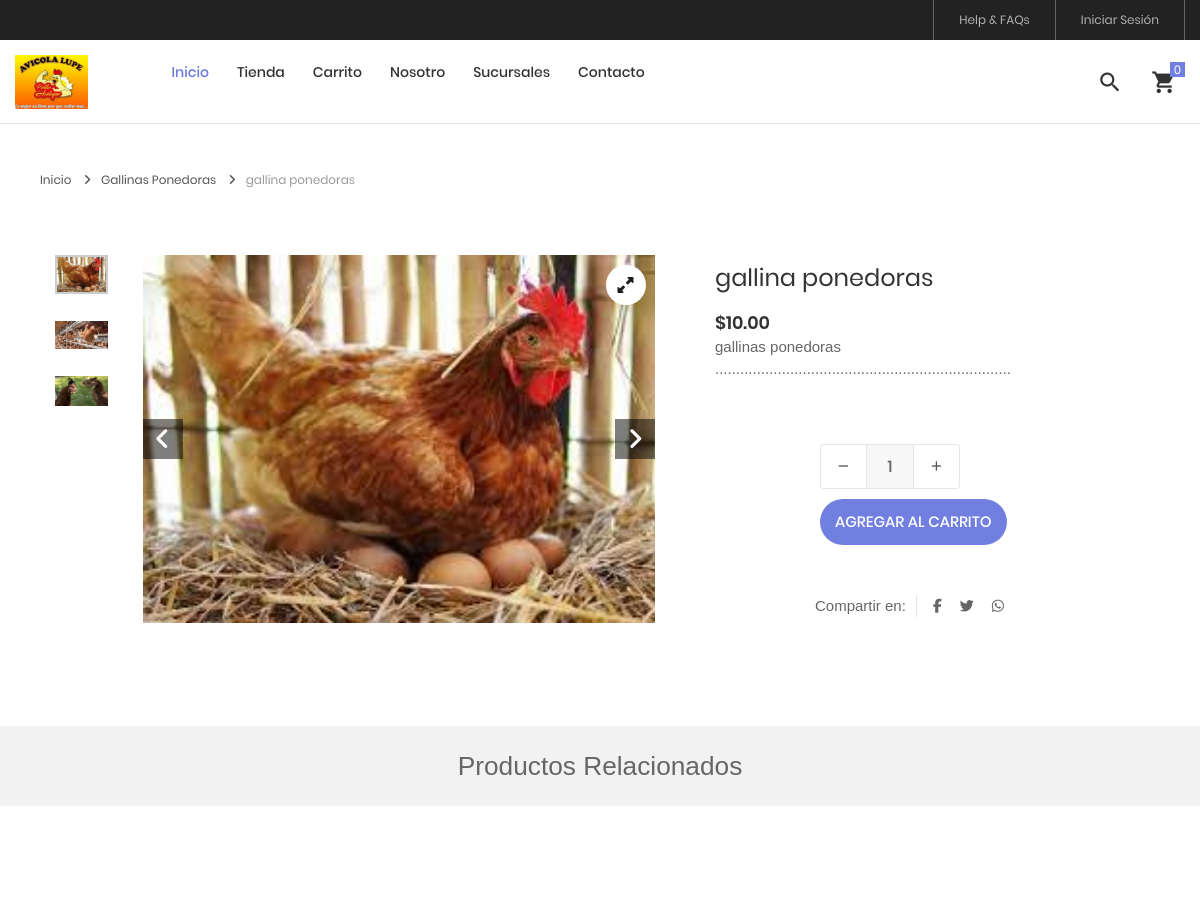
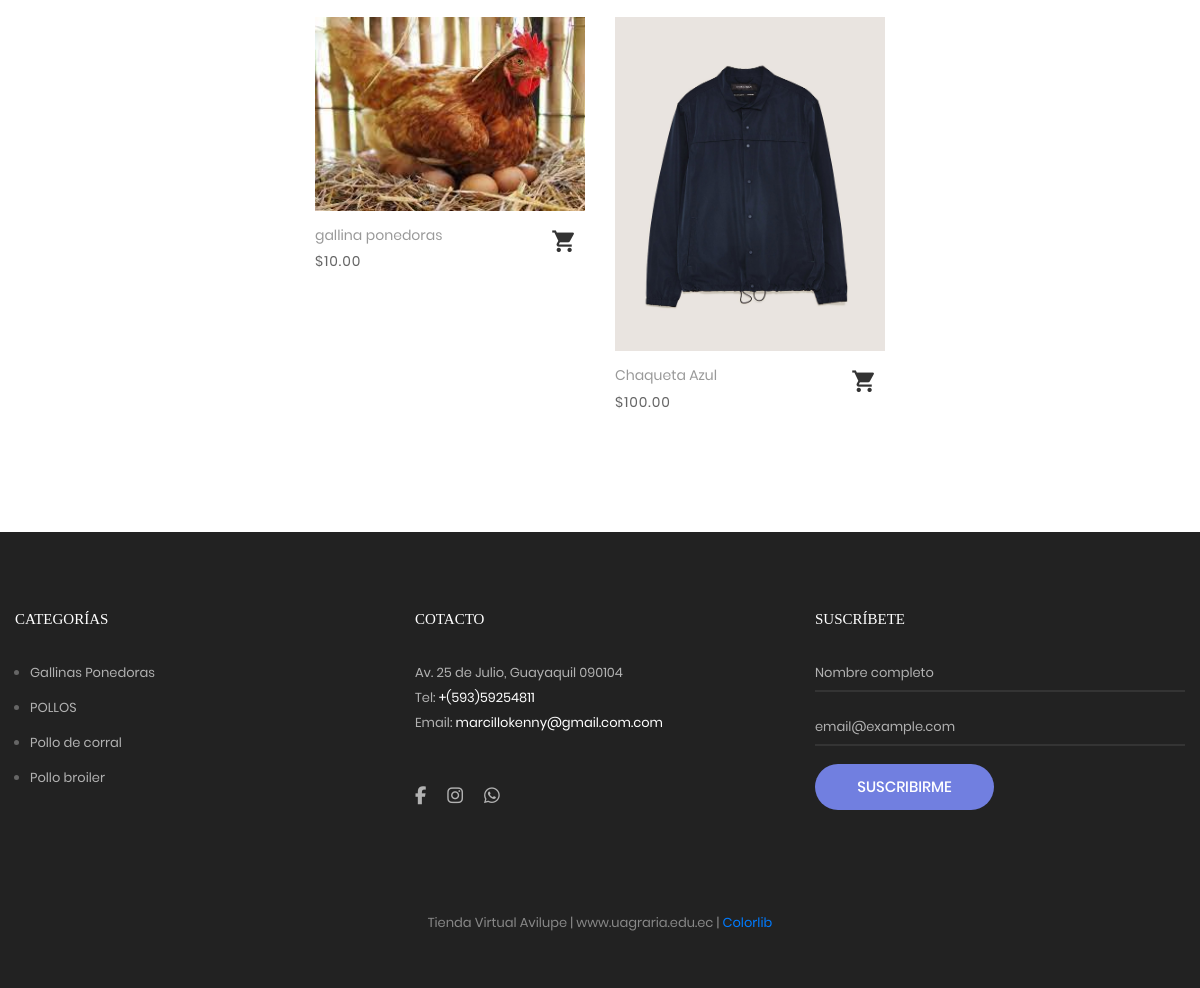
The app's page /tienda/producto/7/gallina-ponedoras with its own data (2 pictures, top to bottom).
### tables this page shows
CREATE TABLE `producto` (
  `idproducto` bigint(20) NOT NULL,
  `categoriaid` bigint(20) NOT NULL,
  `codigo` varchar(30) NOT NULL,
  `nombre` varchar(255) NOT NULL,
  `descripcion` text NOT NULL,
  `precio` decimal(11,2) NOT NULL,
  `stock` int(11) NOT NULL,
  `imagen` varchar(100) DEFAULT NULL,
  `datecreated` datetime NOT NULL DEFAULT current_timestamp(),
  `ruta` varchar(255) NOT NULL,
  `status` int(11) NOT NULL DEFAULT 1
);

CREATE TABLE `categoria` (
  `idcategoria` bigint(20) NOT NULL,
  `nombre` varchar(255) NOT NULL,
  `descripcion` text NOT NULL,
  `portada` varchar(100) NOT NULL,
  `datecreated` datetime NOT NULL DEFAULT current_timestamp(),
  `ruta` varchar(255) NOT NULL,
  `status` int(11) NOT NULL DEFAULT 1
);

### Libraries/Core/Views.php (called while the page is built)
<?php
	class Views
	{
		function getView($controller,$view,$data="")
		{
			$controller = get_class($controller);
			if($controller == "Home"){
				$view = "Views/".$view.".php";
			}else{
				$view = "Views/".$controller."/".$view.".php";
			}
			require_once ($view);
		}
	}
 ?>

### index.php (called while the page is built, shortened)
<?php
	require_once("Helpers/Helpers.php");
	require_once("Libraries/Core/Load.php");
 ?>

### Helpers/Helpers.php (called while the page is built, shortened)
<?php
	function base_url()
	{
		return BASE_URL;
	}
    function footerTienda($data="")
    {
        $view_footer = "Views/Template/footer_tienda.php";
        require_once ($view_footer);
    }
    function formatMoney($cantidad){
        $cantidad = number_format($cantidad,2,SPD,SPM);
        return $cantidad;
    }
    function getCatFooter(){
        require_once ("Models/CategoriasModel.php");
        $objCategoria = new CategoriasModel();
        $request = $objCategoria->getCategoriasFooter();
        return $request;
    }
    function getInfoPage(int $idpagina){
        require_once("Libraries/Core/Mysql.php");
        $con = new Mysql();
        $sql = "SELECT * FROM post WHERE idpost = $idpagina";
        $request = $con->select($sql);
        return $request;
    }
 ?>

### Libraries/Core/Mysql.php (called while the page is built, shortened)
<?php
	class Mysql extends Conexion
	{
		private $conexion;
		function __construct()
		{
			$this->conexion = new Conexion();
			$this->conexion = $this->conexion->conect();
		}
		public function select(string $query)
		{
			$this->strquery = $query;
        	$result = $this->conexion->prepare($this->strquery);
			$result->execute();
        	$data = $result->fetch(PDO::FETCH_ASSOC);
        	return $data;
		}
		public function select_all(string $query)
		{
			$this->strquery = $query;
        	$result = $this->conexion->prepare($this->strquery);
			$result->execute();
        	$data = $result->fetchall(PDO::FETCH_ASSOC);
        	return $data;
		}
	}
 ?>

### Libraries/Core/Conexion.php (called while the page is built)
<?php
class Conexion{
	private $conect;
	public function __construct(){
		$connectionString = "mysql:host=".DB_HOST.";dbname=".DB_NAME.";charset=".DB_CHARSET;
		try{
			$this->conect = new PDO($connectionString, DB_USER, DB_PASSWORD);
			$this->conect->setAttribute(PDO::ATTR_ERRMODE, PDO::ERRMODE_EXCEPTION);
		}catch(PDOException $e){
			$this->conect = 'Error de conexión';
		    echo "ERROR: " . $e->getMessage();
		}
	}
	public function conect(){
		return $this->conect;
	}
}
?>

### Models/TProducto.php (called while the page is built, shortened)
<?php
require_once("Libraries/Core/Mysql.php");
trait TProducto{
	public function getProductoT(int $idproducto, string $ruta){
		$this->con = new Mysql();
		$this->intIdProducto = $idproducto;
		$this->strRuta = $ruta;
		$sql = "SELECT p.idproducto,
						p.codigo,
						p.nombre,
						p.descripcion,
						p.categoriaid,
						c.nombre as categoria,
						c.ruta as ruta_categoria,
						p.precio,
						p.ruta,
						p.stock
				FROM producto p
				INNER JOIN categoria c
				ON p.categoriaid = c.idcategoria
				WHERE p.status != 0 AND p.idproducto = '{$this->intIdProducto}' AND p.ruta = '{$this->strRuta}' ";
				$request = $this->con->select($sql);
				if(!empty($request)){
					$intIdProducto = $request['idproducto'];
					$sqlImg = "SELECT img
							FROM imagen
							WHERE productoid = $intIdProducto";
					$arrImg = $this->con->select_all($sqlImg);
					if(count($arrImg) > 0){
						for ($i=0; $i < count($arrImg); $i++) {
							$arrImg[$i]['url_image'] = media().'/images/uploads/'.$arrImg[$i]['img'];
						}
					}else{
						$arrImg[0]['url_image'] = media().'/images/uploads/product.png';
					}
					$request['images'] = $arrImg;
				}
		return $request;
	}
	public function getProductosRandom(int $idcategoria, int $cant, string $option){
		$this->intIdcategoria = $idcategoria;
		$this->cant = $cant;
		$this->option = $option;
		if($option == "r"){
			$this->option = " RAND() ";
		}else if($option == "a"){
			$this->option = " idproducto ASC ";
		}else{
			$this->option = " idproducto DESC ";
		}
		$this->con = new Mysql();
		$sql = "SELECT p.idproducto,
						p.codigo,
						p.nombre,
						p.descripcion,
						p.categoriaid,
						c.nombre as categoria,
						p.precio,
						p.ruta,
						p.stock
				FROM producto p
				INNER JOIN categoria c
				ON p.categoriaid = c.idcategoria
				WHERE p.status != 0 AND p.categoriaid = $this->intIdcategoria
				ORDER BY $this->option LIMIT  $this->cant ";
				$request = $this->con->select_all($sql);
				if(count($request) > 0){
					for ($c=0; $c < count($request) ; $c++) {
						$intIdProducto = $request[$c]['idproducto'];
						$sqlImg = "SELECT img
								FROM imagen
								WHERE productoid = $intIdProducto";
						$arrImg = $this->con->select_all($sqlImg);
						if(count($arrImg) > 0){
							for ($i=0; $i < count($arrImg); $i++) {
								$arrImg[$i]['url_image'] = media().'/images/uploads/'.$arrImg[$i]['img'];
							}
						}
						$request[$c]['images'] = $arrImg;
					}
				}
		return $request;
	}
}
 ?>

### Models/CategoriasModel.php (called while the page is built, shortened)
<?php
	class CategoriasModel extends Mysql
	{
		public function getCategoriasFooter(){
			$sql = "SELECT idcategoria, nombre, descripcion, portada, ruta
					FROM categoria WHERE  status = 1 AND idcategoria IN (".CAT_FOOTER.")";
			$request = $this->select_all($sql);
			if(count($request) > 0){
				for ($c=0; $c < count($request) ; $c++) {
					$request[$c]['portada'] = BASE_URL.'/Assets/images/uploads/'.$request[$c]['portada'];
				}
			}
			return $request;
		}
	}
 ?>

### Views/Tienda/producto.php (the view, shortened to what this page needs)
<?php
$arrProducto = $data['producto'];
$arrProductos = $data['productos'];
$arrImages = $arrProducto['images'];
$rutacategoria = $arrProducto['categoriaid'].'/'.$arrProducto['ruta_categoria'];
$urlShared = base_url()."/tienda/producto/".$arrProducto['idproducto']."/".$arrProducto['ruta'];
 ?>
<br><br><br>
<hr>
	<div class="container">
		<div class="bread-crumb flex-w p-l-25 p-r-15 p-t-30 p-lr-0-lg">
			<a href="<?= base_url(); ?>" class="stext-109 cl8 hov-cl1 trans-04">
				Inicio
				<i class="fa fa-angle-right m-l-9 m-r-10" aria-hidden="true"></i>
			</a>
			<a href="<?= base_url().'/tienda/categoria/'.$rutacategoria; ?>" class="stext-109 cl8 hov-cl1 trans-04">
				<?= $arrProducto['categoria'] ?>
				<i class="fa fa-angle-right m-l-9 m-r-10" aria-hidden="true"></i>
			</a>
			<span class="stext-109 cl4">
				<?= $arrProducto['nombre'] ?>
			</span>
		</div>
	</div>
	<section class="sec-product-detail bg0 p-t-65 p-b-60">
		<div class="container">
			<div class="row">
				<div class="col-md-6 col-lg-7 p-b-30">
					<div class="p-l-25 p-r-30 p-lr-0-lg">
						<div class="wrap-slick3 flex-sb flex-w">
							<div class="wrap-slick3-dots"></div>
							<div class="slick3 gallery-lb">
							<?php
								if(!empty($arrImages)){
									for ($img=0; $img < count($arrImages) ; $img++) {
							 ?>
								<div class="item-slick3" data-thumb="<?= $arrImages[$img]['url_image']; ?>">
									<div class="wrap-pic-w pos-relative">
										<img src="<?= $arrImages[$img]['url_image']; ?>" alt="<?= $arrProducto['nombre']; ?>">
										<a class="flex-c-m size-108 how-pos1 bor0 fs-16 cl10 bg0 hov-btn3 trans-04" href="<?= $arrImages[$img]['url_image']; ?>">
											<i class="fa fa-expand"></i>
										</a>
									</div>
								</div>
							<?php
									}
								}
							?>
							</div>
						</div>
					</div>
				</div>
				<div class="col-md-6 col-lg-5 p-b-30">
					<div class="p-r-50 p-t-5 p-lr-0-lg">
						<h4 class="mtext-105 cl2 js-name-detail p-b-14">
							<?= $arrProducto['nombre']; ?>
						</h4>
						<span class="mtext-106 cl2">
							<?= SMONEY.formatMoney($arrProducto['precio']); ?>
						</span>
						<?= $arrProducto['descripcion']; ?>
						<div class="p-t-33">
							<div class="flex-w flex-r-m p-b-10">
								<div class="size-204 flex-w flex-m respon6-next">
									<div class="wrap-num-product flex-w m-r-20 m-tb-10">
										<div class="btn-num-product-down cl8 hov-btn3 trans-04 flex-c-m">
											<i class="fs-16 zmdi zmdi-minus"></i>
										</div>
										<input id="cant-product" class="mtext-104 cl3 txt-center num-product" type="number" name="num-product" value="1" min="1">
										<div class="btn-num-product-up cl8 hov-btn3 trans-04 flex-c-m">
											<i class="fs-16 zmdi zmdi-plus"></i>
										</div>
									</div>
									<button id="<?= openssl_encrypt($arrProducto['idproducto'],METHODENCRIPT,KEY); ?>" class="flex-c-m stext-101 cl0 size-101 bg1 bor1 hov-btn1 p-lr-15 trans-04 js-addcart-detail">
										Agregar al carrito
									</button>
								</div>
							</div>
						</div>
						<div class="flex-w flex-m p-l-100 p-t-40 respon7">
							<div class="flex-m bor9 p-r-10 m-r-11">
								Compartir en:
							</div>
							<a href="#" class="fs-14 cl3 hov-cl1 trans-04 lh-10 p-lr-5 p-tb-2 m-r-8 tooltip100" data-tooltip="Facebook"
								onclick="window.open('https://www.facebook.com/sharer/sharer.php?u=<?= $urlShared; ?> &t=<?= $arrProducto['nombre'] ?>','ventanacompartir', 'toolbar=0, status=0, width=650, height=450');"
								>
								<i class="fa fa-facebook"></i>
							</a>
							<a href="https://twitter.com/intent/tweet?text=<?= $arrProducto['nombre'] ?>&url=<?= $urlShared; ?>&hashtags=<?= SHAREDHASH; ?>" target="_blank" class="fs-14 cl3 hov-cl1 trans-04 lh-10 p-lr-5 p-tb-2 m-r-8 tooltip100" data-tooltip="Twitter">
								<i class="fa fa-twitter"></i>
							</a>
							<a href="https://api.whatsapp.com/send?text=<?= $arrProducto['nombre'].' '.$urlShared ?>" target="_blank" class="fs-14 cl3 hov-cl1 trans-04 lh-10 p-lr-5 p-tb-2 m-r-8 tooltip100" data-tooltip="WhatsApp">
								<i class="fab fa-whatsapp" aria-hidden="true"></i>
							</a>
						</div>
					</div>
				</div>
			</div>
		</div>
		<div class="bg6 flex-c-m flex-w size-302 m-t-73 p-tb-15">
			<h3>Productos Relacionados</h3>
		</div>
	</section>
	<section class="sec-relate-product bg0 p-t-45 p-b-105">
		<div class="container">
			<div class="wrap-slick2">
				<div class="slick2">
				<?php
					if(!empty($arrProductos)){
						for ($p=0; $p < count($arrProductos); $p++) {
							$ruta = $arrProductos[$p]['ruta'];
							if(count($arrProductos[$p]['images']) > 0 ){
								$portada = $arrProductos[$p]['images'][0]['url_image'];
							}else{
								$portada = media().'/images/uploads/product.png';
							}
				 ?>
					<div class="item-slick2 p-l-15 p-r-15 p-t-15 p-b-15">
						<div class="block2">
							<div class="block2-pic hov-img0">
								<img src="<?= $portada ?>" alt="<?= $arrProductos[$p]['nombre'] ?>">
							</div>
							<div class="block2-txt flex-w flex-t p-t-14">
								<div class="block2-txt-child1 flex-col-l ">
									<a href="<?= base_url().'/tienda/producto/'.$arrProductos[$p]['idproducto'].'/'.$ruta; ?>" class="stext-104 cl4 hov-cl1 trans-04 js-name-b2 p-b-6">
										<?= $arrProductos[$p]['nombre'] ?>
									</a>
									<span class="stext-105 cl3">
										<?= SMONEY.formatMoney($arrProductos[$p]['precio']); ?>
									</span>
								</div>
								<div class="block2-txt-child2 flex-r p-t-3">
									<a href="#"
									 id="<?= openssl_encrypt($arrProductos[$p]['idproducto'],METHODENCRIPT,KEY); ?>"
									 pr="1"
									 class="btn-addwish-b2 dis-block pos-relative js-addwish-b2 js-addcart-detail
									 icon-header-item cl2 hov-cl1 trans-04 p-l-22 p-r-11
									 ">
										<i class="zmdi zmdi-shopping-cart"></i>
									</a>
								</div>
							</div>
						</div>
					</div>
				<?php
						}
					}
				 ?>
				</div>
			</div>
		</div>
	</section>
<?php
	footerTienda($data);
?>

### Views/Template/footer_tienda.php (shortened to what this page needs)
	<?php
		$catFotter = getCatFooter();
	 ?>
	<footer class="bg3 p-t-75 p-b-32">
		<div class="container">
			<div class="row">
				<div class="col-sm-6 col-lg-4 p-b-50">
					<h4 class="stext-301 cl0 p-b-30">
						Categorías
					</h4>
					<?php if(count($catFotter) > 0){ ?>
					<ul>
						<?php foreach ($catFotter as $cat) { ?>
						<li class="p-b-10">
							<a href="<?= base_url() ?>/tienda/categoria/<?= $cat['idcategoria'].'/'.$cat['ruta'] ?>" class="stext-107 cl7 hov-cl1 trans-04">
								<?= $cat['nombre'] ?>
							</a>
						</li>
						<?php } ?>
					</ul>
					<?php } ?>
				</div>
				<div class="col-sm-6 col-lg-4 p-b-50">
					<h4 class="stext-301 cl0 p-b-30">
						Cotacto
					</h4>
					<p class="stext-107 cl7 size-201">
						<?= DIRECCION ?> <br>
						Tel: <a class="linkFooter" href="tel:<?= TELEMPRESA ?>"><?= TELEMPRESA ?></a><br>
						Email: <a class="linkFooter" href="mailto:<?= EMAIL_EMPRESA ?>"><?= EMAIL_EMPRESA ?></a>
					</p>
					<div class="p-t-27">
						<a href="<?= FACEBOOK ?>" target="_blanck" class="fs-18 cl7 hov-cl1 trans-04 m-r-16">
							<i class="fa fa-facebook"></i>
						</a>
						<a href="<?= INSTAGRAM ?>" target="_blanck"  class="fs-18 cl7 hov-cl1 trans-04 m-r-16">
							<i class="fa fa-instagram"></i>
						</a>
						<a href="https://wa.me/<?= WHATSAPP ?>" target="_blanck"  class="fs-18 cl7 hov-cl1 trans-04 m-r-16">
							<i class="fab fa-whatsapp"></i>
						</a>
					</div>
				</div>
				<div class="col-sm-6 col-lg-4 p-b-50">
					<h4 class="stext-301 cl0 p-b-30">
						Suscríbete
					</h4>
					<form id="frmSuscripcion" name="frmSuscripcion">
						<div class="wrap-input1 w-full p-b-4">
							<input class="input1 bg-none plh1 stext-107 cl7" type="text" id="nombreSuscripcion" name="nombreSuscripcion" placeholder="Nombre completo" required>
						</div>
						<br>
						<div class="wrap-input1 w-full p-b-4">
							<input class="input1 bg-none plh1 stext-107 cl7" type="email" id="emailSuscripcion" name="emailSuscripcion" placeholder="email@example.com" required >
						</div>
						<div class="p-t-18">
							<button class="flex-c-m stext-101 cl0 size-103 bg1 bor1 hov-btn2 p-lr-15 trans-04">
								Suscribirme
							</button>
						</div>
					</form>
				</div>
			</div>
			<div class="p-t-40">
				<p class="stext-107 cl6 txt-center">
					<?= NOMBRE_EMPESA; ?> | <?= WEB_EMPRESA; ?> | <a href="https://colorlib.com" target="_blank">Colorlib</a>
				</p>
			</div>
		</div>
	</footer>
</body>
</html>

### records on screen
producto: categoriaid.nombre "Gallinas Ponedoras", nombre "gallina ponedoras", precio "10.00", descripcion "gallinas ponedoras ......................................................................."
producto: shows a picture, nombre "Chaqueta Azul", precio "100.00"
categoria: nombre "Gallinas Ponedoras"
categoria: nombre "POLLOS"
categoria: nombre "Pollo de corral"
categoria: nombre "Pollo broiler"

### other values on screen
SMONEY "$"
$arrProductos[$p]['nombre'] "gallina ponedoras"
formatMoney($arrProductos[$p]['precio']) "10.00"
DIRECCION "Av. 25 de Julio, Guayaquil 090104"
TELEMPRESA "+(593)59254811"
EMAIL_EMPRESA "marcillokenny@gmail.com.com"
NOMBRE_EMPESA "Tienda Virtual Avilupe"
WEB_EMPRESA "www.uagraria.edu.ec"
